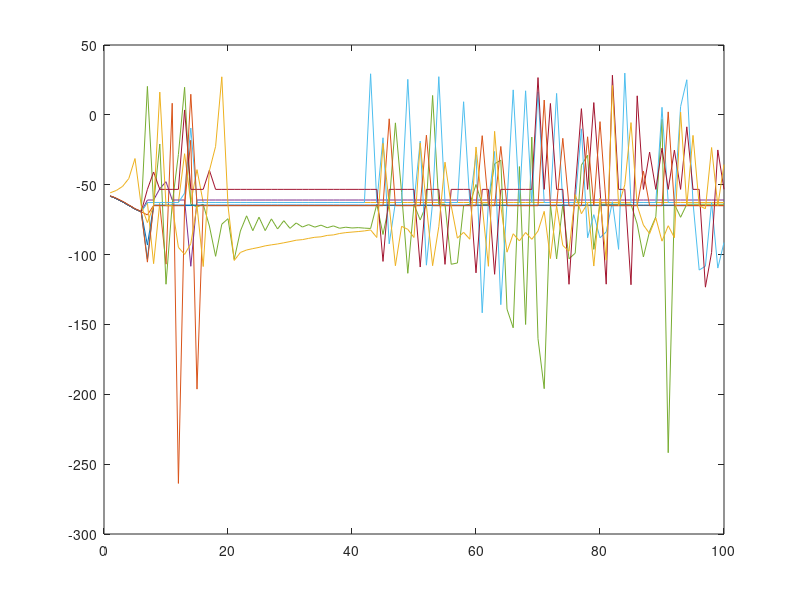

MATLAB code to generate this figure:
% Created by Eugene M. Izhikevich, February 25, 2003
% Excitatory neurons    Inhibitory neurons
Ne=8;                 Ni=2;
re=rand(Ne,1);          ri=rand(Ni,1);
a=[0.02*ones(Ne,1);     0.02+0.08*ri];
b=[0.2*ones(Ne,1);      0.25-0.05*ri];
c=[-65+15*re.^2;        -65*ones(Ni,1)];
d=[8-6*re.^2;           2*ones(Ni,1)];
%S=[0.5*rand(Ne+Ni,Ne),  -rand(Ne+Ni,Ni)];

v=-65*ones(Ne+Ni,1);    % Initial values of v
u=b.*v;                 % Initial values of u
firings=[];             % spike timings

%I=[5*randn(Ne,1);2*randn(Ni,1)]; % thalamic input

I=ones(Ne+Ni,1)*10;
weights=randn(Ne+Ni)*145;
action_matrix=zeros(Ne+Ni,1);
action_total=[];
firings=[];
v_matrix=[];

for t=1:100            % simulation of 1000 ms

  v=v+0.5*(0.04*v.^2+5*v+140-u+I); % step 0.5 ms
  v=v+0.5*(0.04*v.^2+5*v+140-u+I); % for numerical
  u=u+a.*(b.*v-u);                 % stability
  
  fired=find(v>=30);    % indices of spikes
  action_matrix(fired)=1;
  
  firings=[firings; t+0*fired,fired];
  v(fired)=c(fired);
  u(fired)=u(fired)+d(fired);
 v_matrix=[v_matrix v];
  %I=I.*action_matrix;
  I=weights*action_matrix+rand;
  action_total=[action_total action_matrix];
  action_matrix=zeros(Ne+Ni,1);
  
end;
plot(firings(:,1),firings(:,2),'.');
plot(1:t,v_matrix);